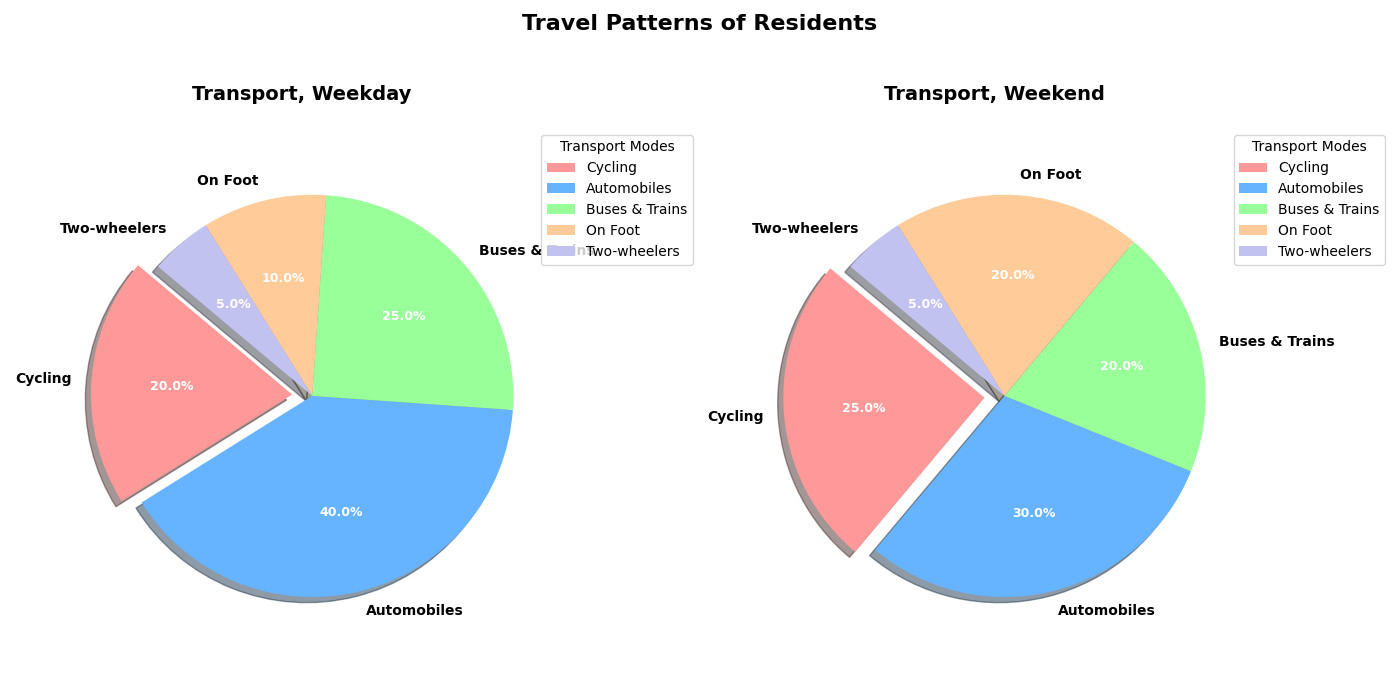

Write the Python code that produced this figure.
import matplotlib.pyplot as plt
import numpy as np

modes_of_transport = ['Cycling', 'Automobiles', 'Buses & Trains', 'On Foot', 'Two-wheelers']
weekday_usage = [20, 40, 25, 10, 5]
weekend_usage = [25, 30, 20, 20, 5]

colors = ['#ff9999','#66b3ff','#99ff99','#ffcc99','#c2c2f0']
explode = (0.1, 0, 0, 0, 0)

fig, (ax1, ax2) = plt.subplots(1, 2, figsize=(14, 7))

wedges1, texts1, autotexts1 = ax1.pie(
    weekday_usage,
    labels=modes_of_transport,
    autopct='%1.1f%%',
    startangle=140,
    colors=colors,
    explode=explode,
    shadow=True
)
plt.setp(texts1, size=10, weight='bold')
plt.setp(autotexts1, size=9, weight='bold', color='white')
ax1.set_title("Transport, Weekday", fontsize=14, fontweight='bold', pad=20)
ax1.axis('equal')
ax1.legend(wedges1, modes_of_transport, title="Transport Modes", loc="upper left", bbox_to_anchor=(1, 0, 0.5, 1))

wedges2, texts2, autotexts2 = ax2.pie(
    weekend_usage,
    labels=modes_of_transport,
    autopct='%1.1f%%',
    startangle=140,
    colors=colors,
    explode=explode,
    shadow=True
)
plt.setp(texts2, size=10, weight='bold')
plt.setp(autotexts2, size=9, weight='bold', color='white')
ax2.set_title("Transport, Weekend", fontsize=14, fontweight='bold', pad=20)
ax2.axis('equal')
ax2.legend(wedges2, modes_of_transport, title="Transport Modes", loc="upper left", bbox_to_anchor=(1, 0, 0.5, 1))

fig.suptitle("Travel Patterns of Residents", fontsize=16, fontweight='bold')
plt.tight_layout(rect=[0, 0.03, 1, 0.95])

plt.show()
